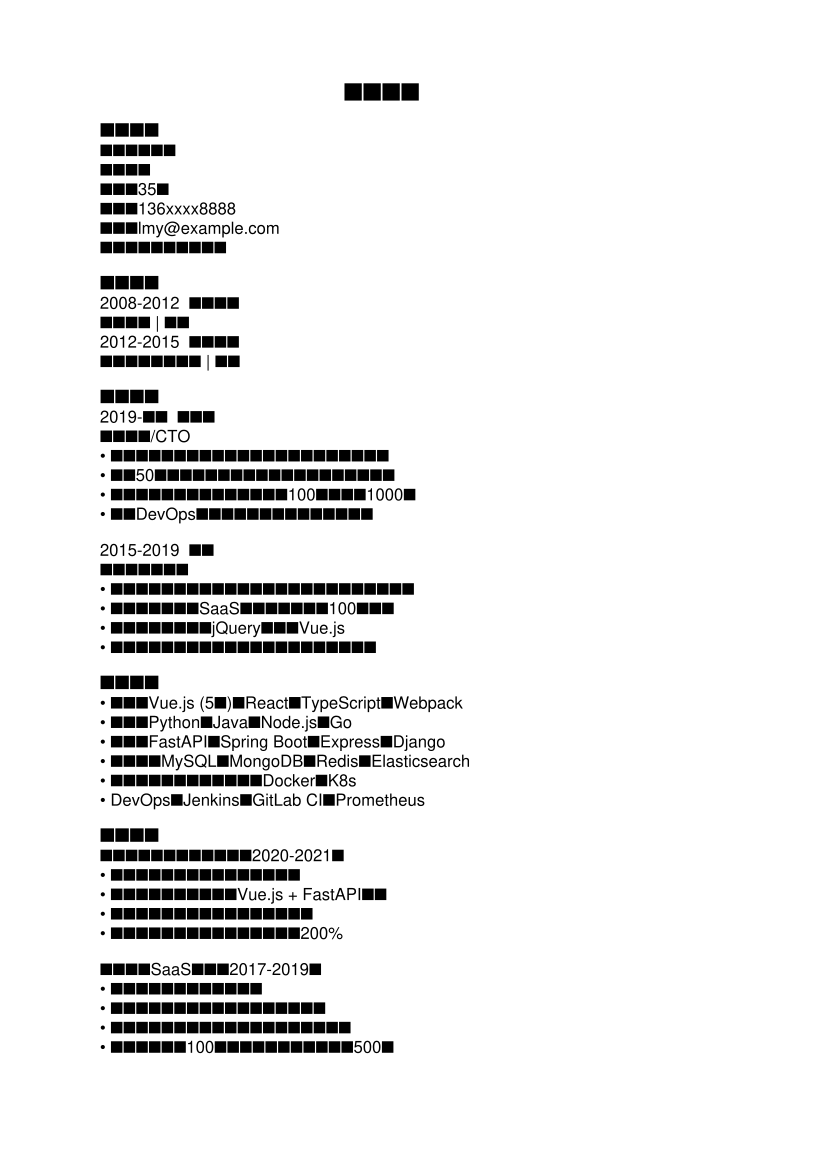

Write Python code to recreate this figure.
from reportlab.pdfgen import canvas
from reportlab.lib.pagesizes import A4
from reportlab.pdfbase import pdfmetrics
from reportlab.lib.units import inch
import os

def create_resume(filename, content):
    c = canvas.Canvas(filename, pagesize=A4)
    width, height = A4
    
    # 设置中文字体
    c.setFont("Helvetica", 12)
    
    # 写入内容
    y = height - inch
    for line in content.split('\n'):
        if not line.strip():
            y -= 12
            continue
        if line.startswith('个人简历'):
            c.setFont("Helvetica-Bold", 18)
            c.drawString(width/2 - 50, y, line)
            c.setFont("Helvetica", 12)
        elif any(line.startswith(section) for section in ['基本信息', '教育背景', '工作经验', '专业技能', '项目经验', '证书', '自我评价']):
            c.setFont("Helvetica-Bold", 14)
            c.drawString(inch, y, line)
            c.setFont("Helvetica", 12)
        else:
            c.drawString(inch, y, line)
        y -= 14
        if y < inch:
            c.showPage()
            y = height - inch
    
    c.save()

# 全栈技术专家简历内容
content = """个人简历

基本信息
姓名：李明远
性别：男
年龄：35岁
电话：136xxxx8888
邮箱：lmy@example.com
现居地：北京市朝阳区

教育背景
2008-2012  清华大学
软件工程 | 本科
2012-2015  北京大学
计算机科学与技术 | 硕士

工作经验
2019-至今  小红书
技术总监/CTO
• 主导公司技术架构升级，引入微服务和云原生架构
• 带领50人研发团队，完成电商和社区核心功能开发
• 优化系统性能，支持日活用户从100万增长到1000万
• 建立DevOps团队，实现全自动化部署和监控

2015-2019  美团
高级全栈工程师
• 负责外卖平台核心模块开发，包括订单系统和支付系统
• 设计实现商家端SaaS系统，服务超过100万商家
• 主导前端技术栈从jQuery迁移到Vue.js
• 开发分布式任务调度系统，处理每日千万级订单

专业技能
• 前端：Vue.js (5年)，React，TypeScript，Webpack
• 后端：Python，Java，Node.js，Go
• 框架：FastAPI，Spring Boot，Express，Django
• 数据库：MySQL，MongoDB，Redis，Elasticsearch
• 云服务：阿里云，腾讯云，Docker，K8s
• DevOps：Jenkins，GitLab CI，Prometheus

项目经验
小红书社区电商平台重构（2020-2021）
• 主导整个技术架构设计和团队管理
• 实现前后端分离，采用Vue.js + FastAPI架构
• 引入微服务架构，提升系统可扩展性
• 优化搜索引擎，提升商品搜索效率200%

美团商家SaaS平台（2017-2019）
• 设计开发商家运营管理系统
• 实现多租户架构，支持商家个性化定制
• 开发实时数据分析系统，助力商家经营决策
• 系统服务超过100万商家，日均订单处理量500万

证书
• 阿里云高级架构师认证
• 腾讯云解决方案架构师认证
• PMP项目管理认证
• CISSP信息安全认证

自我评价
• 10年互联网行业经验，精通全栈开发
• 丰富的技术团队管理和架构设计经验
• 对云原生和微服务架构有深入理解
• 具有创业公司CTO经历，善于技术决策"""

if __name__ == '__main__':
    output_dir = os.path.dirname(__file__)
    create_resume(os.path.join(output_dir, 'fullstack_expert.pdf'), content)
